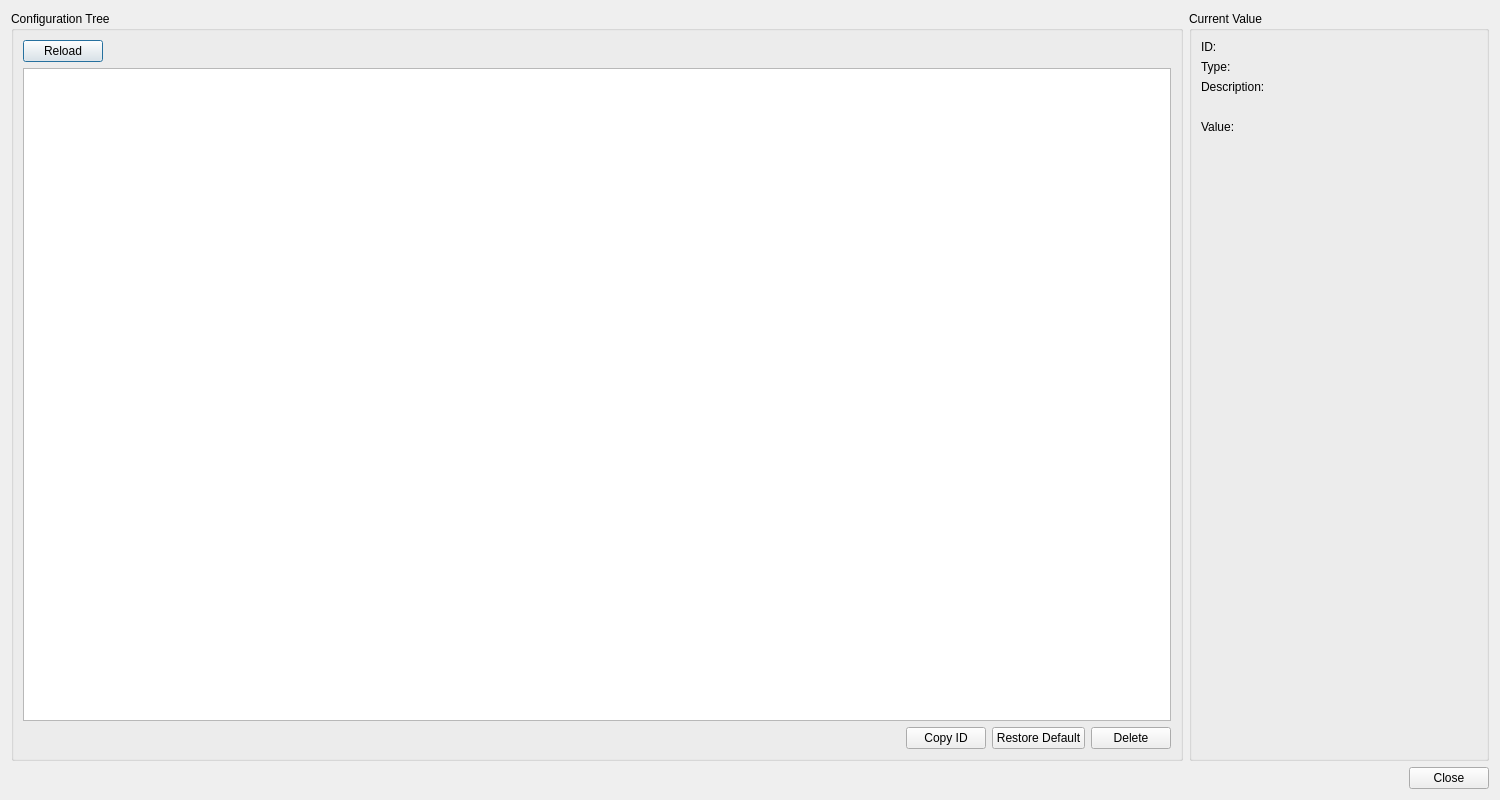
<?xml version="1.0" encoding="UTF-8"?>
<ui version="4.0">
 <class>DlgConfigEditor</class>
 <widget class="QDialog" name="DlgConfigEditor">
  <property name="geometry">
   <rect>
    <x>0</x>
    <y>0</y>
    <width>1500</width>
    <height>800</height>
   </rect>
  </property>
  <property name="windowTitle">
   <string>Configuration Editor</string>
  </property>
  <layout class="QVBoxLayout" name="verticalLayout_4">
   <item>
    <layout class="QHBoxLayout" name="horizontalLayout_2" stretch="1,0">
     <item>
      <widget class="QGroupBox" name="gbTree">
       <property name="title">
        <string>Configuration Tree</string>
       </property>
       <layout class="QVBoxLayout" name="verticalLayout">
        <item>
         <layout class="QHBoxLayout" name="horizontalLayout_3">
          <item>
           <widget class="QPushButton" name="pbReload">
            <property name="text">
             <string>Reload</string>
            </property>
            <property name="icon">
             <iconset resource="../Resources.qrc">
              <normaloff>:/Icons/Updates.ico</normaloff>:/Icons/Updates.ico</iconset>
            </property>
           </widget>
          </item>
          <item>
           <spacer name="horizontalSpacer_2">
            <property name="orientation">
             <enum>Qt::Orientation::Horizontal</enum>
            </property>
            <property name="sizeHint" stdset="0">
             <size>
              <width>40</width>
              <height>20</height>
             </size>
            </property>
           </spacer>
          </item>
         </layout>
        </item>
        <item>
         <widget class="QTreeView" name="treeView">
          <property name="selectionMode">
           <enum>QAbstractItemView::SelectionMode::ExtendedSelection</enum>
          </property>
         </widget>
        </item>
        <item>
         <layout class="QHBoxLayout" name="horizontalLayout">
          <item>
           <spacer name="horizontalSpacer">
            <property name="orientation">
             <enum>Qt::Orientation::Horizontal</enum>
            </property>
            <property name="sizeHint" stdset="0">
             <size>
              <width>40</width>
              <height>20</height>
             </size>
            </property>
           </spacer>
          </item>
          <item>
           <widget class="QPushButton" name="pbCopyID">
            <property name="text">
             <string>Copy ID</string>
            </property>
            <property name="icon">
             <iconset resource="../Resources.qrc">
              <normaloff>:/Icons/Duplicate.ico</normaloff>:/Icons/Duplicate.ico</iconset>
            </property>
           </widget>
          </item>
          <item>
           <widget class="QPushButton" name="pbRestoreDefault">
            <property name="text">
             <string>Restore Default</string>
            </property>
            <property name="icon">
             <iconset resource="../Resources.qrc">
              <normaloff>:/Icons/Undo.ico</normaloff>:/Icons/Undo.ico</iconset>
            </property>
           </widget>
          </item>
          <item>
           <widget class="QPushButton" name="pbDelete">
            <property name="text">
             <string>Delete</string>
            </property>
            <property name="icon">
             <iconset resource="../Resources.qrc">
              <normaloff>:/Icons/Delete.ico</normaloff>:/Icons/Delete.ico</iconset>
            </property>
           </widget>
          </item>
         </layout>
        </item>
       </layout>
      </widget>
     </item>
     <item>
      <widget class="QGroupBox" name="gbCurrentValue">
       <property name="minimumSize">
        <size>
         <width>300</width>
         <height>0</height>
        </size>
       </property>
       <property name="title">
        <string>Current Value</string>
       </property>
       <layout class="QVBoxLayout" name="verticalLayout_2" stretch="0,0,0,0,1">
        <item>
         <layout class="QFormLayout" name="formLayout">
          <item row="0" column="0">
           <widget class="QLabel" name="llID">
            <property name="text">
             <string>ID:</string>
            </property>
           </widget>
          </item>
          <item row="0" column="1">
           <widget class="QLabel" name="lID">
            <property name="text">
             <string>&lt;ID&gt;</string>
            </property>
           </widget>
          </item>
          <item row="1" column="0">
           <widget class="QLabel" name="llType">
            <property name="text">
             <string>Type:</string>
            </property>
           </widget>
          </item>
          <item row="1" column="1">
           <widget class="QLabel" name="lType">
            <property name="text">
             <string>&lt;Type&gt;</string>
            </property>
           </widget>
          </item>
         </layout>
        </item>
        <item>
         <widget class="QLabel" name="llDescription">
          <property name="text">
           <string>Description:</string>
          </property>
         </widget>
        </item>
        <item>
         <widget class="QLabel" name="lDescription">
          <property name="text">
           <string>&lt;Desc&gt;</string>
          </property>
          <property name="wordWrap">
           <bool>true</bool>
          </property>
         </widget>
        </item>
        <item>
         <widget class="QLabel" name="llValue">
          <property name="text">
           <string>Value:</string>
          </property>
         </widget>
        </item>
        <item>
         <widget class="WdgVariantEditor" name="wdgValueEditor" native="true"/>
        </item>
       </layout>
      </widget>
     </item>
    </layout>
   </item>
   <item>
    <widget class="QDialogButtonBox" name="buttonBox">
     <property name="orientation">
      <enum>Qt::Orientation::Horizontal</enum>
     </property>
     <property name="standardButtons">
      <set>QDialogButtonBox::StandardButton::Close</set>
     </property>
    </widget>
   </item>
  </layout>
 </widget>
 <customwidgets>
  <customwidget>
   <class>WdgVariantEditor</class>
   <extends>QWidget</extends>
   <header>Widgets\WdgVariantEditor.h</header>
   <container>1</container>
  </customwidget>
 </customwidgets>
 <resources>
  <include location="../Resources.qrc"/>
 </resources>
 <connections>
  <connection>
   <sender>buttonBox</sender>
   <signal>accepted()</signal>
   <receiver>DlgConfigEditor</receiver>
   <slot>accept()</slot>
   <hints>
    <hint type="sourcelabel">
     <x>248</x>
     <y>254</y>
    </hint>
    <hint type="destinationlabel">
     <x>157</x>
     <y>274</y>
    </hint>
   </hints>
  </connection>
  <connection>
   <sender>buttonBox</sender>
   <signal>rejected()</signal>
   <receiver>DlgConfigEditor</receiver>
   <slot>reject()</slot>
   <hints>
    <hint type="sourcelabel">
     <x>316</x>
     <y>260</y>
    </hint>
    <hint type="destinationlabel">
     <x>286</x>
     <y>274</y>
    </hint>
   </hints>
  </connection>
 </connections>
</ui>
